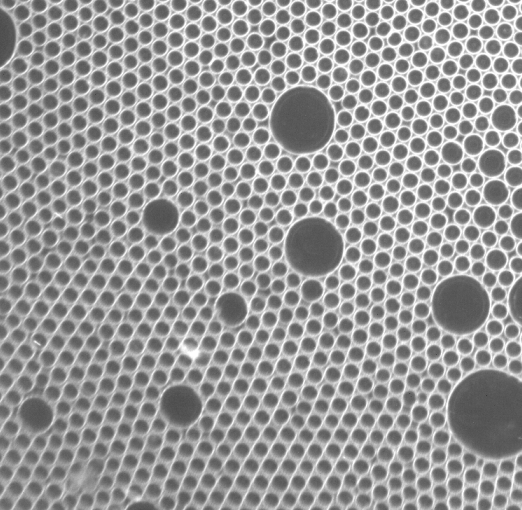
#> input picture 20191012/DeblurDropX/blur/test.PNG, 522 x 510 px, given in place of test.bmp, which was not available
$ python idealLP.py
#> lines starting #> are read from the running program, lines starting #| are printed output that depends on the picture; after the words box and inside, x2 and y2 are one past the last pixel; in counts of white or black regions, pixels touching at a corner belong together; pictures that were not available may be replaced by others from this repository, and a replacement may not be noted
#!/usr/bin/env python
# -*- coding:utf-8 -*-
# author:ingy time:2019/9/11

# -*- coding: utf-8 -*-

"""
理想低通滤波器
"""

import cv2
import numpy as np
from matplotlib import pyplot as plt

def idealLP(img, w, h):
    rows, cols = img.shape
    crow, ccol = int(rows / 2), int(cols / 2)  # 中心位置
    mask = np.zeros((rows, cols), np.uint8)
    mask[crow - int(w/2):crow + int(w/2), ccol - int(h/2):ccol + int(h/2)] = 1
    return mask


# 读取图像
img = cv2.imread('test.bmp', 0)
#> img is the input picture: shape (510, 522); min 57, max 255, mean 152.2
print(img.shape)
#| (510, 522)

# 傅里叶变换
# dft = cv2.dft(np.float32(img), flags = cv2.DFT_COMPLEX_OUTPUT)
dft = np.fft.fft2(img)
fshift = np.fft.fftshift(dft)

# 生成低通滤波器
mask = idealLP(img, 200, 200)
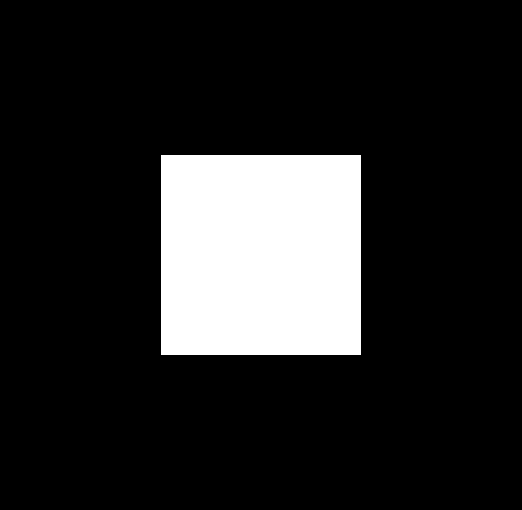
#> mask: shape (510, 522); values 0 (black) and 1 (white), 15% white; 1 white region, box (x1, y1, x2, y2) and area: (161, 155, 361, 355) 40000

# 滤波器和频谱图像乘积
print(fshift.shape)
#| (510, 522)
print(mask.shape)
#| (510, 522)
f = fshift * mask
# print(f.shape, fshift.shape, mask.shape)

# 傅里叶逆变换
ishift = np.fft.ifftshift(f)
d_shift = np.array(np.dstack([ishift.real,ishift.imag]))
iimg = cv2.idft(d_shift)
res = cv2.magnitude(iimg[:,:,0], iimg[:,:,1])
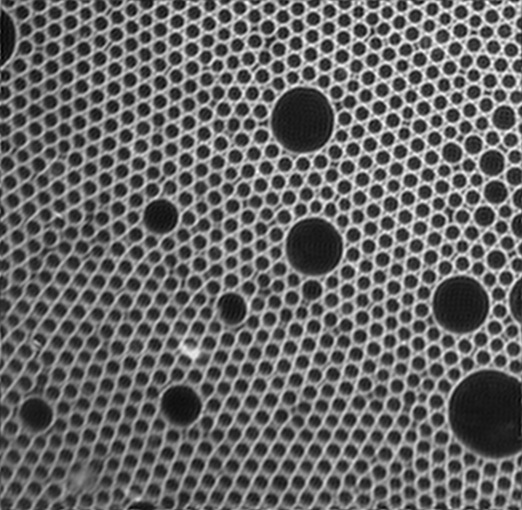
#> res: shape (510, 522) float64; min 17335587.5, max 74323242.8, mean 40519854.7; drawn with min black and max white

# cv2.imwrite('res.bmp', res)
# cv2.imwrite('dst.bmp', iimg)
plt.imsave('dst.png', res)
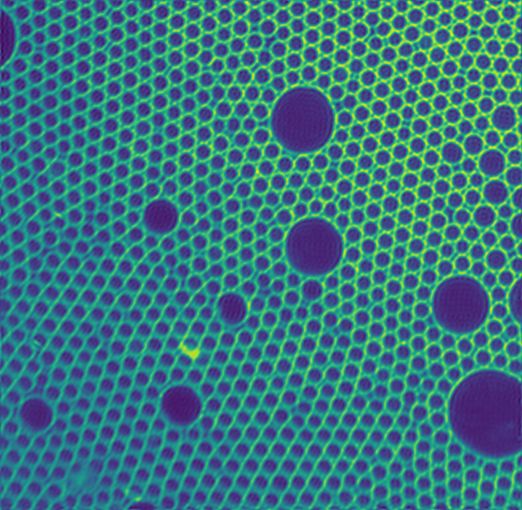
#> saved as dst.png: shape (510, 522, 3); mean R, G, B 57.5, 118, 128.4

# 显示原始图像和低通滤波处理图像
plt.subplot(121), plt.imshow(img, 'gray'), plt.title('Original Image')
plt.axis('off')
plt.subplot(122), plt.imshow(res, 'gray'), plt.title('Result Image')
plt.axis('off')
plt.show()
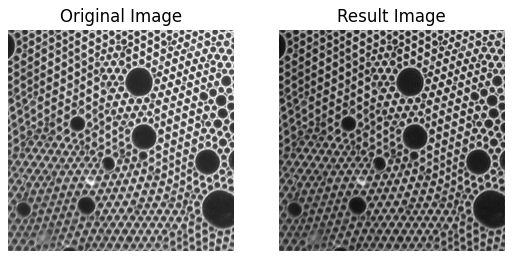
#> figure drawn by matplotlib, 2 panels

$ run again, with 20191012/DeblurDropX/blur/01.png copied over 20191012/DeblurDropX/blur/test.PNG
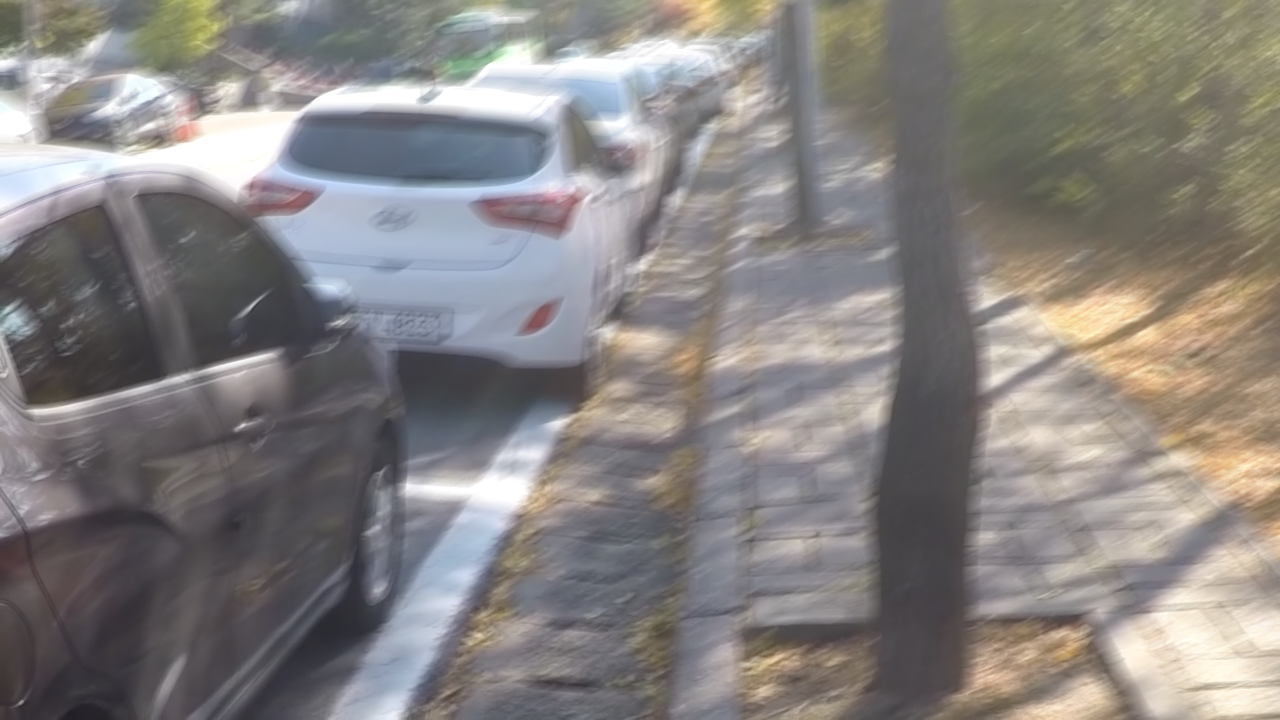
#> input picture 20191012/DeblurDropX/blur/01.png, 1280 x 720 px, given in place of test.bmp, which was not available
#| (720, 1280)
#> `mask = idealLP(img, 200, 200)`:
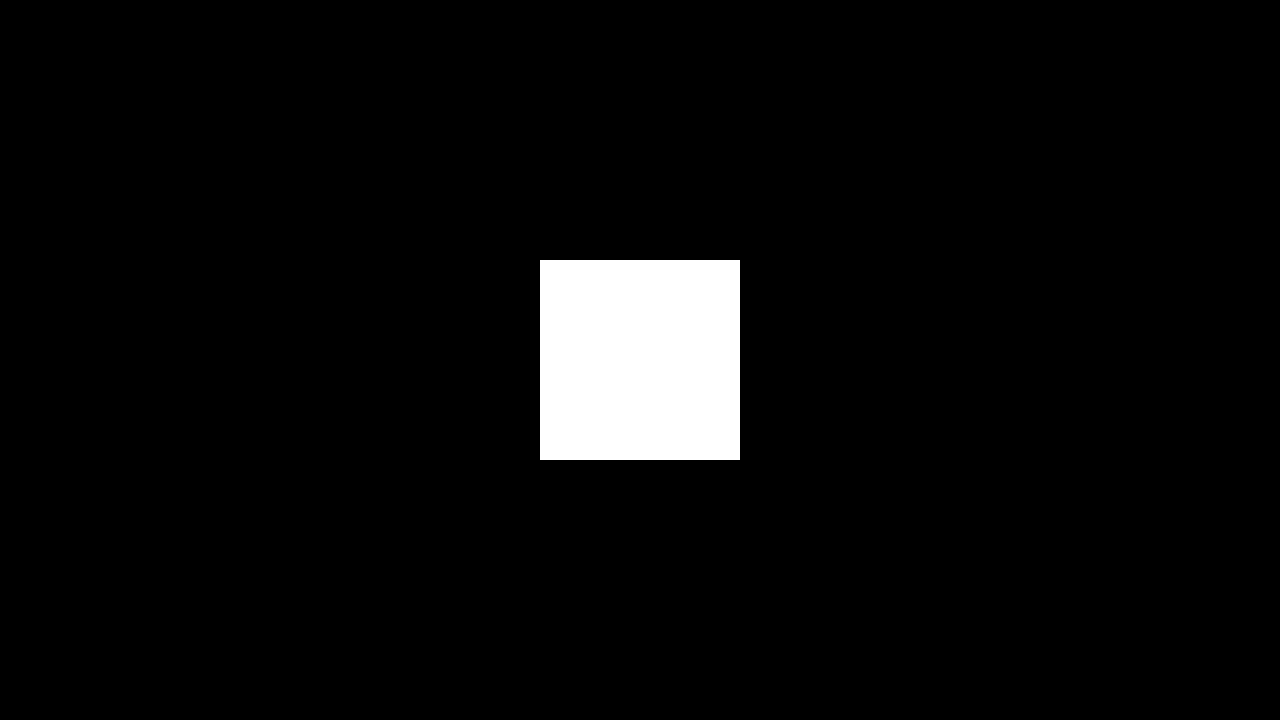
#> mask: shape (720, 1280); values 0 (black) and 1 (white), 4.3% white; 1 white region, box (x1, y1, x2, y2) and area: (540, 260, 740, 460) 40000
#| (720, 1280)
#| (720, 1280)
#> `plt.imsave('dst.png', res)`:
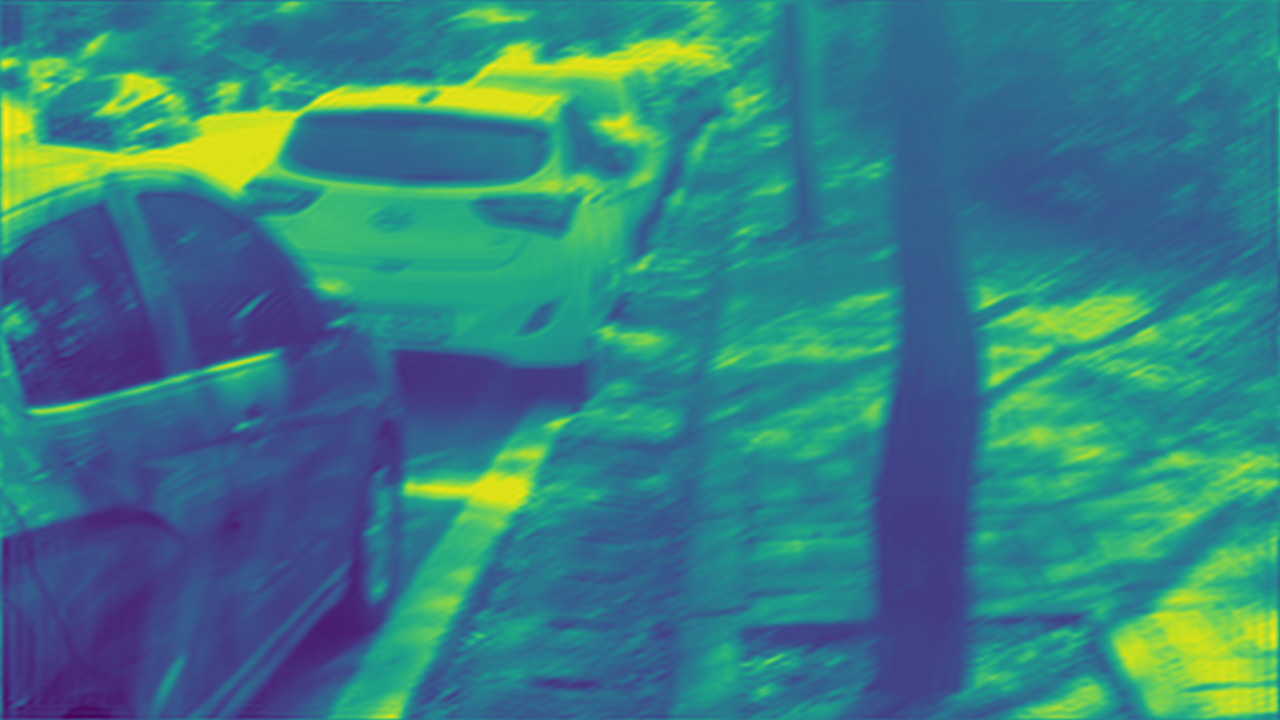
#> saved as dst.png: shape (720, 1280, 3); mean R, G, B 54.8, 127.3, 130.6
